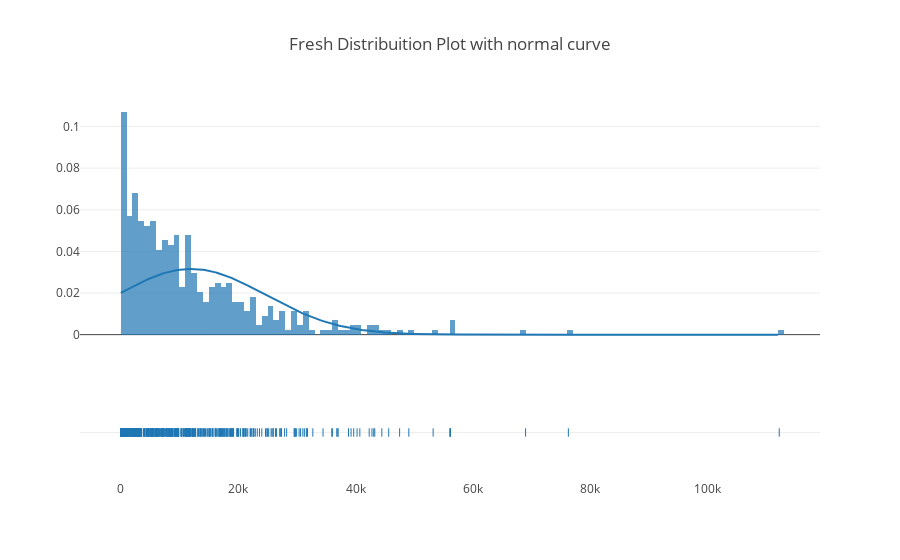
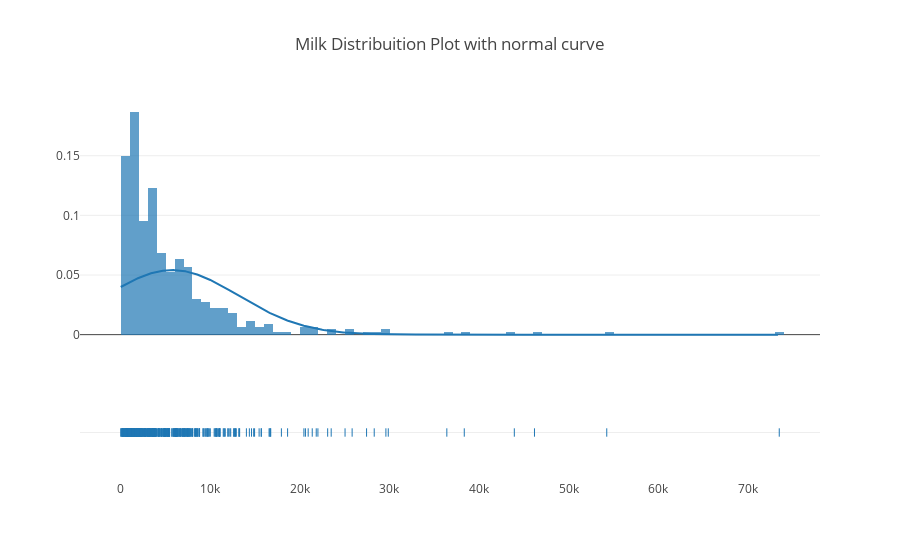
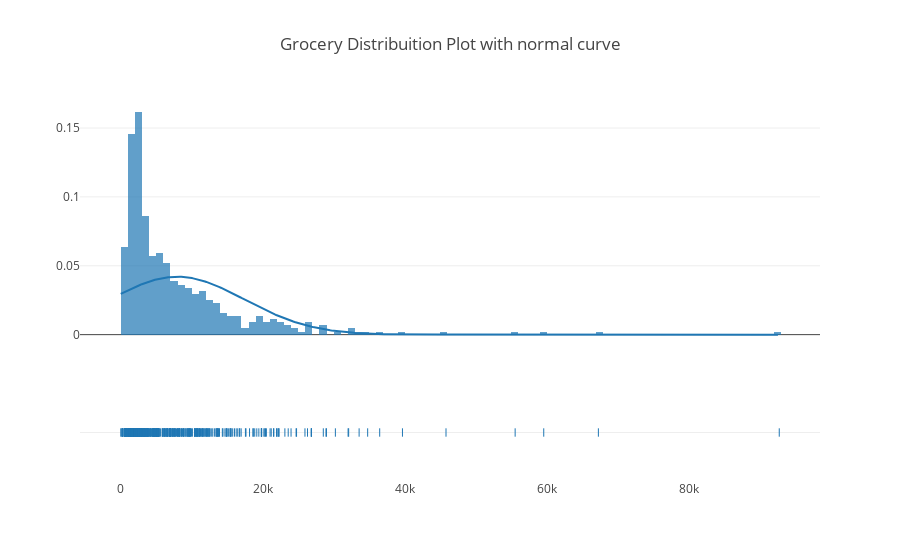
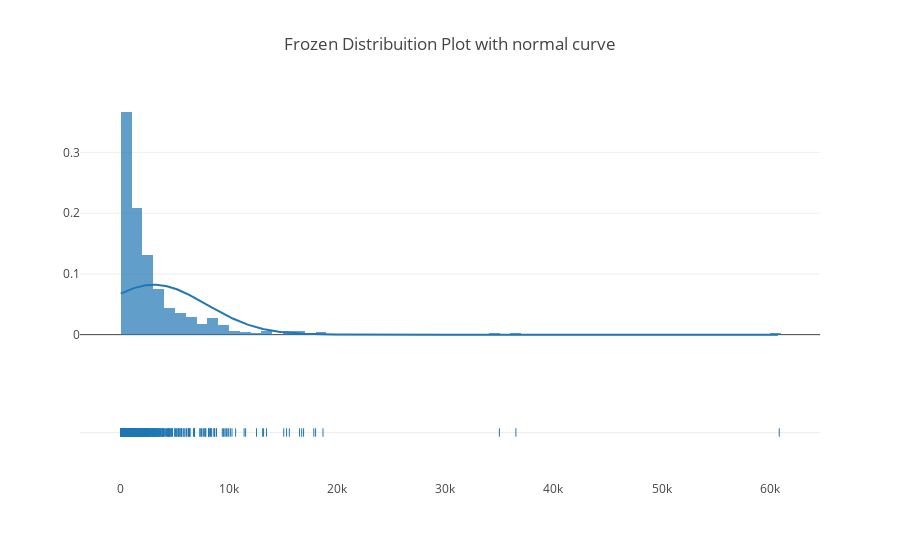

The cell these charts' notebook holds for them, in order:
### Code cell
for column in data.columns:
    fig = ff.create_distplot([data[column]], [column], bin_size=1000, histnorm='probability', curve_type='normal')
    fig['layout'].update(title='{} Distribuition Plot with normal curve'.format(column))
    fig['layout'].update(showlegend=False)
    py.iplot(fig)

### Figure 1 — Plotly figure (JSON) as saved in the notebook; plotly's stock layout.template omitted (floating-point values rounded to 4 significant figures; data arrays with more than 128 entries replaced by an {"elided": "..."} marker saying what was removed)
{"data": [{"autobinx": false, "histnorm": "probability", "legendgroup": "Fresh", "marker": {"color": "rgb(31, 119, 180)"}, "name": "Fresh", "opacity": 0.7, "type": "histogram", "uid": "e228bc64-c641-11e8-882e-e4a7a085a6b4", "x": {"elided": "440 int values"}, "xaxis": "x", "xbins": {"end": 112151, "size": 1000, "start": 3}, "yaxis": "y"}, {"legendgroup": "Fresh", "marker": {"color": "rgb(31, 119, 180)"}, "mode": "lines", "name": "Fresh", "showlegend": false, "type": "scatter", "uid": "e228bc65-c641-11e8-8ef8-e4a7a085a6b4", "x": {"elided": "500 float values"}, "xaxis": "x", "y": {"elided": "500 float values"}, "yaxis": "y"}, {"legendgroup": "Fresh", "marker": {"color": "rgb(31, 119, 180)", "symbol": "line-ns-open"}, "mode": "markers", "name": "Fresh", "showlegend": false, "type": "scatter", "uid": "e228bc66-c641-11e8-a1ce-e4a7a085a6b4", "x": {"elided": "440 int values"}, "xaxis": "x", "y": {"elided": "440 str values"}, "yaxis": "y2"}], "layout": {"barmode": "overlay", "hovermode": "closest", "legend": {"traceorder": "reversed"}, "showlegend": false, "title": "Fresh Distribuition Plot with normal curve", "xaxis": {"anchor": "y2", "domain": [0, 1], "zeroline": false}, "yaxis": {"anchor": "free", "domain": [0.35, 1], "position": 0}, "yaxis2": {"anchor": "x", "domain": [0, 0.25], "dtick": 1, "showticklabels": false}}}

### Figure 2 — Plotly figure (JSON) as saved in the notebook; plotly's stock layout.template omitted (floating-point values rounded to 4 significant figures; data arrays with more than 128 entries replaced by an {"elided": "..."} marker saying what was removed)
{"data": [{"autobinx": false, "histnorm": "probability", "legendgroup": "Milk", "marker": {"color": "rgb(31, 119, 180)"}, "name": "Milk", "opacity": 0.7, "type": "histogram", "uid": "e232a648-c641-11e8-846e-e4a7a085a6b4", "x": {"elided": "440 int values"}, "xaxis": "x", "xbins": {"end": 73498, "size": 1000, "start": 55}, "yaxis": "y"}, {"legendgroup": "Milk", "marker": {"color": "rgb(31, 119, 180)"}, "mode": "lines", "name": "Milk", "showlegend": false, "type": "scatter", "uid": "e232a649-c641-11e8-9089-e4a7a085a6b4", "x": {"elided": "500 float values"}, "xaxis": "x", "y": {"elided": "500 float values"}, "yaxis": "y"}, {"legendgroup": "Milk", "marker": {"color": "rgb(31, 119, 180)", "symbol": "line-ns-open"}, "mode": "markers", "name": "Milk", "showlegend": false, "type": "scatter", "uid": "e232a64a-c641-11e8-83ec-e4a7a085a6b4", "x": {"elided": "440 int values"}, "xaxis": "x", "y": {"elided": "440 str values"}, "yaxis": "y2"}], "layout": {"barmode": "overlay", "hovermode": "closest", "legend": {"traceorder": "reversed"}, "showlegend": false, "title": "Milk Distribuition Plot with normal curve", "xaxis": {"anchor": "y2", "domain": [0, 1], "zeroline": false}, "yaxis": {"anchor": "free", "domain": [0.35, 1], "position": 0}, "yaxis2": {"anchor": "x", "domain": [0, 0.25], "dtick": 1, "showticklabels": false}}}

### Figure 3 — Plotly figure (JSON) as saved in the notebook; plotly's stock layout.template omitted (floating-point values rounded to 4 significant figures; data arrays with more than 128 entries replaced by an {"elided": "..."} marker saying what was removed)
{"data": [{"autobinx": false, "histnorm": "probability", "legendgroup": "Grocery", "marker": {"color": "rgb(31, 119, 180)"}, "name": "Grocery", "opacity": 0.7, "type": "histogram", "uid": "e2470e0c-c641-11e8-9ffe-e4a7a085a6b4", "x": {"elided": "440 int values"}, "xaxis": "x", "xbins": {"end": 92780, "size": 1000, "start": 3}, "yaxis": "y"}, {"legendgroup": "Grocery", "marker": {"color": "rgb(31, 119, 180)"}, "mode": "lines", "name": "Grocery", "showlegend": false, "type": "scatter", "uid": "e2470e0d-c641-11e8-97f0-e4a7a085a6b4", "x": {"elided": "500 float values"}, "xaxis": "x", "y": {"elided": "500 float values"}, "yaxis": "y"}, {"legendgroup": "Grocery", "marker": {"color": "rgb(31, 119, 180)", "symbol": "line-ns-open"}, "mode": "markers", "name": "Grocery", "showlegend": false, "type": "scatter", "uid": "e2470e0e-c641-11e8-8754-e4a7a085a6b4", "x": {"elided": "440 int values"}, "xaxis": "x", "y": {"elided": "440 str values"}, "yaxis": "y2"}], "layout": {"barmode": "overlay", "hovermode": "closest", "legend": {"traceorder": "reversed"}, "showlegend": false, "title": "Grocery Distribuition Plot with normal curve", "xaxis": {"anchor": "y2", "domain": [0, 1], "zeroline": false}, "yaxis": {"anchor": "free", "domain": [0.35, 1], "position": 0}, "yaxis2": {"anchor": "x", "domain": [0, 0.25], "dtick": 1, "showticklabels": false}}}

### Figure 4 — Plotly figure (JSON) as saved in the notebook; plotly's stock layout.template omitted (floating-point values rounded to 4 significant figures; data arrays with more than 128 entries replaced by an {"elided": "..."} marker saying what was removed)
{"data": [{"autobinx": false, "histnorm": "probability", "legendgroup": "Frozen", "marker": {"color": "rgb(31, 119, 180)"}, "name": "Frozen", "opacity": 0.7, "type": "histogram", "uid": "e253df5c-c641-11e8-b6f4-e4a7a085a6b4", "x": {"elided": "440 int values"}, "xaxis": "x", "xbins": {"end": 60869, "size": 1000, "start": 25}, "yaxis": "y"}, {"legendgroup": "Frozen", "marker": {"color": "rgb(31, 119, 180)"}, "mode": "lines", "name": "Frozen", "showlegend": false, "type": "scatter", "uid": "e253df5d-c641-11e8-981f-e4a7a085a6b4", "x": {"elided": "500 float values"}, "xaxis": "x", "y": {"elided": "500 float values"}, "yaxis": "y"}, {"legendgroup": "Frozen", "marker": {"color": "rgb(31, 119, 180)", "symbol": "line-ns-open"}, "mode": "markers", "name": "Frozen", "showlegend": false, "type": "scatter", "uid": "e253df5e-c641-11e8-9a17-e4a7a085a6b4", "x": {"elided": "440 int values"}, "xaxis": "x", "y": {"elided": "440 str values"}, "yaxis": "y2"}], "layout": {"barmode": "overlay", "hovermode": "closest", "legend": {"traceorder": "reversed"}, "showlegend": false, "title": "Frozen Distribuition Plot with normal curve", "xaxis": {"anchor": "y2", "domain": [0, 1], "zeroline": false}, "yaxis": {"anchor": "free", "domain": [0.35, 1], "position": 0}, "yaxis2": {"anchor": "x", "domain": [0, 0.25], "dtick": 1, "showticklabels": false}}}
